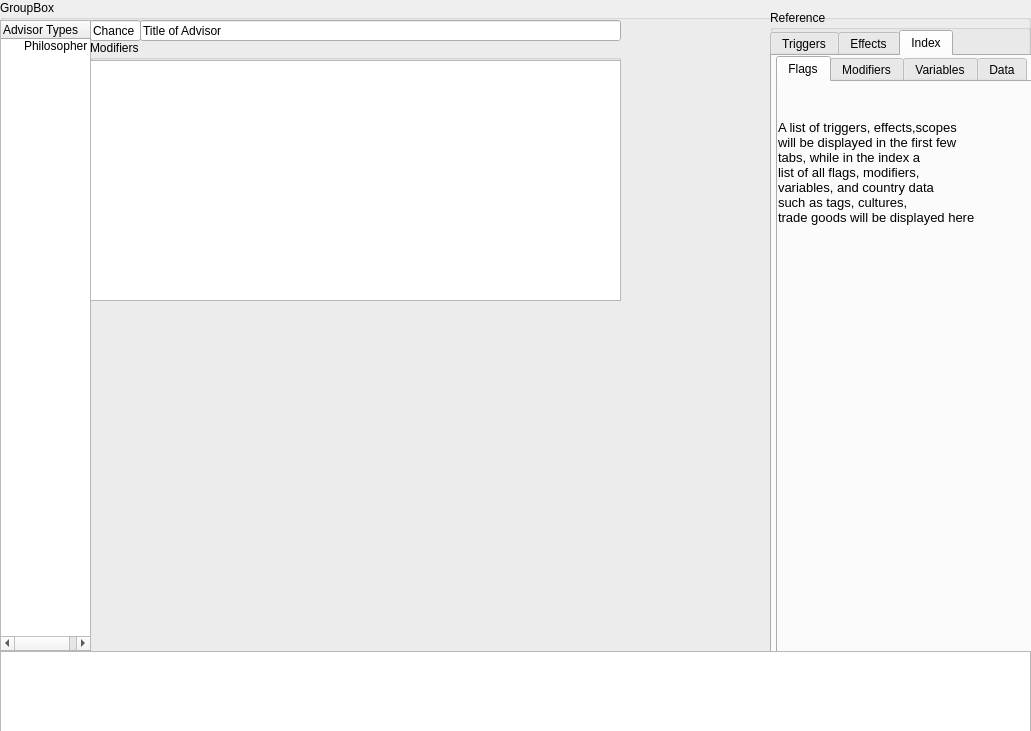
<?xml version="1.0" encoding="UTF-8"?>
<ui version="4.0">
 <class>GroupBox</class>
 <widget class="QGroupBox" name="GroupBox">
  <property name="geometry">
   <rect>
    <x>0</x>
    <y>0</y>
    <width>1031</width>
    <height>731</height>
   </rect>
  </property>
  <property name="windowTitle">
   <string>GroupBox</string>
  </property>
  <property name="title">
   <string>GroupBox</string>
  </property>
  <widget class="QTreeWidget" name="treeWidget">
   <property name="geometry">
    <rect>
     <x>0</x>
     <y>20</y>
     <width>91</width>
     <height>631</height>
    </rect>
   </property>
   <column>
    <property name="text">
     <string>Advisor Types</string>
    </property>
   </column>
   <item>
    <property name="text">
     <string>Philosopher</string>
    </property>
   </item>
  </widget>
  <widget class="QTextBrowser" name="textBrowser">
   <property name="geometry">
    <rect>
     <x>0</x>
     <y>651</y>
     <width>1031</width>
     <height>81</height>
    </rect>
   </property>
  </widget>
  <widget class="QLineEdit" name="lineEdit_13">
   <property name="geometry">
    <rect>
     <x>140</x>
     <y>20</y>
     <width>481</width>
     <height>21</height>
    </rect>
   </property>
   <property name="text">
    <string>Title of Advisor</string>
   </property>
  </widget>
  <widget class="QLineEdit" name="lineEdit_14">
   <property name="geometry">
    <rect>
     <x>90</x>
     <y>20</y>
     <width>51</width>
     <height>21</height>
    </rect>
   </property>
   <property name="text">
    <string>Chance</string>
   </property>
  </widget>
  <widget class="QGroupBox" name="groupBox">
   <property name="geometry">
    <rect>
     <x>90</x>
     <y>40</y>
     <width>531</width>
     <height>261</height>
    </rect>
   </property>
   <property name="title">
    <string>Modifiers</string>
   </property>
   <widget class="QTextEdit" name="textEdit_8">
    <property name="geometry">
     <rect>
      <x>0</x>
      <y>20</y>
      <width>531</width>
      <height>241</height>
     </rect>
    </property>
   </widget>
  </widget>
  <widget class="QGroupBox" name="groupBox_8">
   <property name="geometry">
    <rect>
     <x>770</x>
     <y>10</y>
     <width>261</width>
     <height>641</height>
    </rect>
   </property>
   <property name="title">
    <string>Reference</string>
   </property>
   <widget class="QTabWidget" name="tabWidget_5">
    <property name="geometry">
     <rect>
      <x>0</x>
      <y>20</y>
      <width>271</width>
      <height>631</height>
     </rect>
    </property>
    <property name="currentIndex">
     <number>2</number>
    </property>
    <property name="elideMode">
     <enum>Qt::ElideLeft</enum>
    </property>
    <widget class="QWidget" name="tab_23">
     <attribute name="title">
      <string>Triggers</string>
     </attribute>
    </widget>
    <widget class="QWidget" name="tab_25">
     <attribute name="title">
      <string>Effects</string>
     </attribute>
    </widget>
    <widget class="QWidget" name="tab_27">
     <attribute name="title">
      <string>Index</string>
     </attribute>
     <widget class="QTabWidget" name="tabWidget_6">
      <property name="geometry">
       <rect>
        <x>4</x>
        <y>0</y>
        <width>261</width>
        <height>601</height>
       </rect>
      </property>
      <property name="currentIndex">
       <number>0</number>
      </property>
      <widget class="QWidget" name="tab_28">
       <attribute name="title">
        <string>Flags</string>
       </attribute>
       <widget class="QLabel" name="label_17">
        <property name="geometry">
         <rect>
          <x>0</x>
          <y>10</y>
          <width>231</width>
          <height>161</height>
         </rect>
        </property>
        <property name="text">
         <string>&lt;!DOCTYPE HTML PUBLIC &quot;-//W3C//DTD HTML 4.0//EN&quot; &quot;http://www.w3.org/TR/REC-html40/strict.dtd&quot;&gt;
&lt;html&gt;&lt;head&gt;&lt;meta name=&quot;qrichtext&quot; content=&quot;1&quot; /&gt;&lt;style type=&quot;text/css&quot;&gt;
p, li { white-space: pre-wrap; }
&lt;/style&gt;&lt;/head&gt;&lt;body style=&quot; font-family:'MS Shell Dlg 2'; font-size:8.25pt; font-weight:400; font-style:normal;&quot;&gt;
&lt;p align=&quot;justify&quot; style=&quot; margin-top:0px; margin-bottom:0px; margin-left:0px; margin-right:0px; -qt-block-indent:0; text-indent:0px;&quot;&gt;&lt;span style=&quot; font-size:10pt;&quot;&gt;A list of triggers, effects,scopes &lt;br /&gt;will be displayed in the first few &lt;br /&gt;tabs, while in the index a &lt;br /&gt;list of all flags, modifiers, &lt;br /&gt;variables, and country data &lt;br /&gt;such as tags, cultures, &lt;br /&gt;trade goods will be displayed here&lt;/span&gt;&lt;/p&gt;&lt;/body&gt;&lt;/html&gt;</string>
        </property>
        <property name="textFormat">
         <enum>Qt::RichText</enum>
        </property>
       </widget>
      </widget>
      <widget class="QWidget" name="tab_29">
       <attribute name="title">
        <string>Modifiers</string>
       </attribute>
      </widget>
      <widget class="QWidget" name="tab_30">
       <attribute name="title">
        <string>Variables</string>
       </attribute>
      </widget>
      <widget class="QWidget" name="tab_31">
       <attribute name="title">
        <string>Data</string>
       </attribute>
      </widget>
     </widget>
    </widget>
   </widget>
  </widget>
 </widget>
 <resources/>
 <connections/>
</ui>
